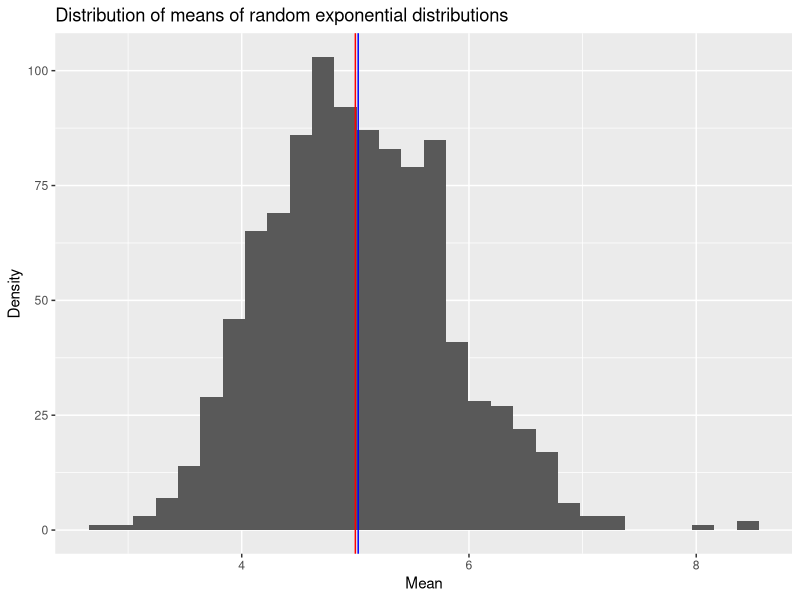
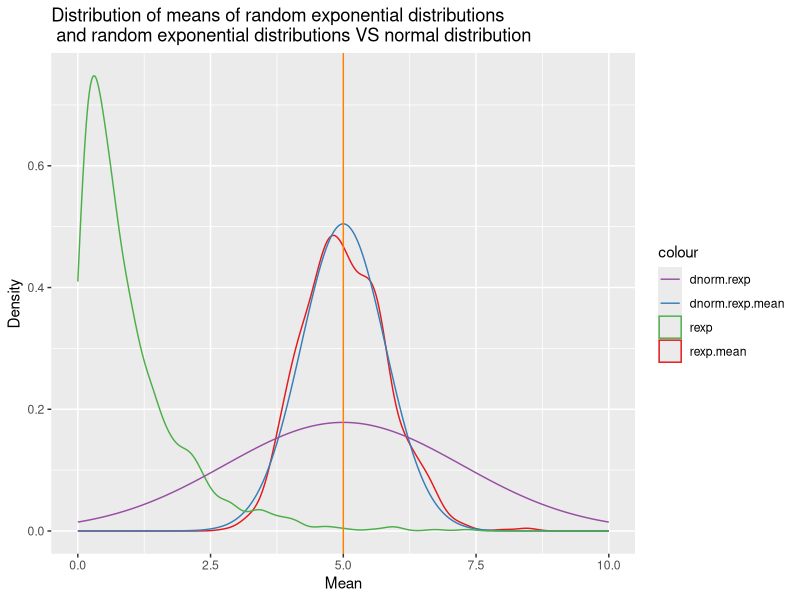

Reproduce these figures in R, in order.
## ---- chunk 1
library(ggplot2)
library(datasets)
library(RColorBrewer)

lambda <- 0.2
n.exp <- 40
n.sim <- 1000

theory.mean <- 1/lambda
theory.var <- 1/lambda
theory.mean.mean <- 1/lambda # from CLT
theory.mean.var <- 1/(lambda^2*n.exp) # from CLT

exp.sim <- matrix(rexp(n.exp * n.sim, lambda), n.sim, n.exp)
exp.mean <- apply(exp.sim, MARGIN = 1, mean)
exp.mean.mean <- mean(exp.mean)
exp.mean.var <- var(exp.mean)
## ---- chunk 2
qplot(exp.mean) + geom_vline(xintercept=theory.mean.mean, color="red") +
    geom_vline(xintercept=exp.mean.mean, color="blue") +
    labs(title="Distribution of means of random exponential distributions", y="Density", x="Mean")
## ---- chunk 3
x.dnorm <- seq(0,10,length.out = 1000)
y.dnorm.mean <- dnorm(x.dnorm, mean=theory.mean.mean,sd=sqrt(theory.mean.var))
y.dnorm <- dnorm(x.dnorm, mean=theory.mean,sd=sqrt(theory.var))
r.rexp <- rexp(1000)
p.col <- brewer.pal(5, "Set1")

data <- data.frame(rand.exp.mean.distribution = exp.mean, rand.exp.distribution = r.rexp, x.dnorm, normal.distribution.rand.exp = y.dnorm, normal.distribution.rand.exp.mean = y.dnorm.mean)
g <- ggplot(data) 
g <- g + labs(title="Distribution of means of random exponential distributions \n and random exponential distributions VS normal distribution", y="Density", x="Mean")
g <- g + geom_density(aes(exp.mean, colour="rexp.mean"))
g <- g + geom_line(aes(x.dnorm,y.dnorm.mean, colour="dnorm.rexp.mean"))
g <- g + geom_density(aes(r.rexp, colour="rexp"))
g <- g + geom_line(aes(x.dnorm,y.dnorm, colour="dnorm.rexp"))
g <- g + geom_vline(xintercept=theory.mean.mean, colour=p.col[5])
g <- g + scale_color_manual(values = c(rexp.mean = p.col[1], dnorm.rexp.mean=p.col[2],rexp=p.col[3], dnorm.rexp=p.col[4]))
g
